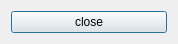
<?xml version="1.0" encoding="UTF-8"?>
<ui version="4.0">
 <class>TimerDoneDialog</class>
 <widget class="QDialog" name="TimerDoneDialog">
  <property name="geometry">
   <rect>
    <x>0</x>
    <y>0</y>
    <width>178</width>
    <height>43</height>
   </rect>
  </property>
  <property name="windowTitle">
   <string>Time is over!</string>
  </property>
  <layout class="QVBoxLayout" name="verticalLayout">
   <item>
    <layout class="QHBoxLayout" name="horizontalLayout">
     <item>
      <widget class="QPushButton" name="pushButtonClose">
       <property name="text">
        <string>close</string>
       </property>
      </widget>
     </item>
    </layout>
   </item>
  </layout>
 </widget>
 <resources/>
 <connections/>
</ui>
